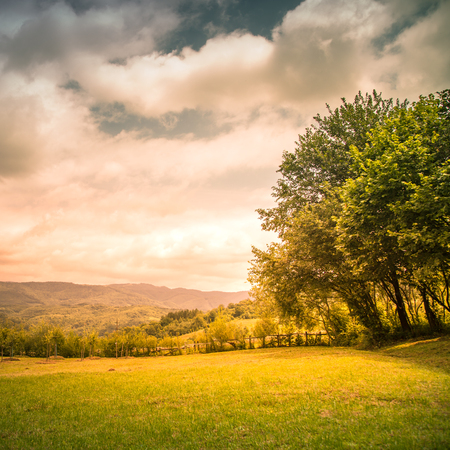
%> input picture imagen.png, 450 x 450 px
$ octave code.m   (GNU Octave 9; MATLAB toolbox functions it lacks are replaced by stand-ins)
%> lines starting %> are read from the running program, lines starting %| are printed output that depends on the picture
%% Conversión de imagen a dígitos decimales y reconstrucción con color
clear; clc; close all;

% 1. Cargar la imagen (debe estar en la misma carpeta o dar la ruta completa)
img = imread('imagen.png');
%> img is the input picture: size 450x450x3 uint8; mean R, G, B 178.1, 151, 92.5

% 2. Redimensionar la imagen para reducir la cantidad de dígitos
escala = 0.225; % Cambia este valor según la reducción deseada (por ejemplo, 0.25, 0.1, etc.)
img_resized = imresize(img, escala);
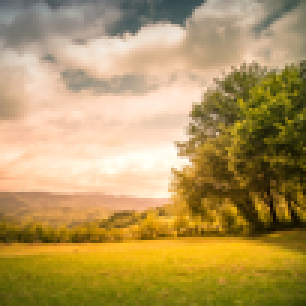
%> img_resized: size 102x102x3 uint8 (shown 3 times larger); mean R, G, B 178.1, 151, 92.5

% Obtener tamaño de la imagen
[rows, cols, channels] = size(img_resized); % Número de filas, columnas y canales
%> rows = 102; cols = 102; channels = 3
total_pixels = rows * cols;    % Número total de píxeles
%> total_pixels = 10404

% 3. Convertir cada píxel a una representación decimal
img_decimals_vector = '';
for c = 1:channels
    img_channel = img_resized(:,:,c);
    for i = 1:numel(img_channel)
        img_decimals_vector = strcat(img_decimals_vector, sprintf('%03d', img_channel(i)));
    end
end
%> this loop made 3 passes
%> pass 1, `img_channel = img_resized(:,:,c);`:
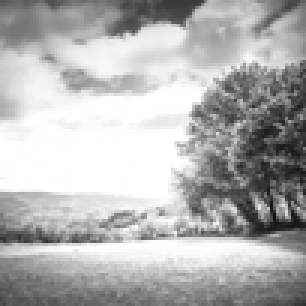
%> img_channel: size 102x102 uint8 (shown 3 times larger); min 15, max 255, mean 178.1
%> pass 2, `img_channel = img_resized(:,:,c);`:
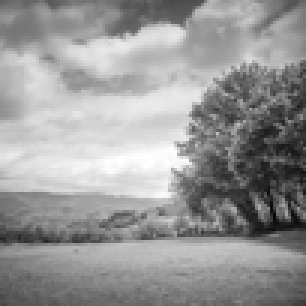
%> img_channel: size 102x102 uint8 (shown 3 times larger); min 6, max 255, mean 151
%> pass 3, `img_channel = img_resized(:,:,c);`:
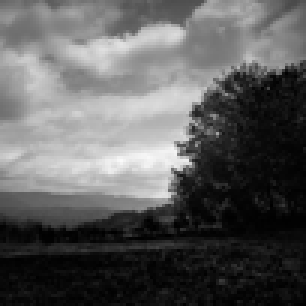
%> img_channel: size 102x102 uint8 (shown 3 times larger); min 0, max 250, mean 92.5

% 4. Mostrar información en consola
disp('=== Información de la Imagen ===');
fprintf('Tamaño de la imagen: %d x %d píxeles\n', rows, cols);
%| Tamaño de la imagen: 102 x 102 píxeles
fprintf('Total de píxeles: %d\n', total_pixels);
%| Total de píxeles: 10404
fprintf('Total de dígitos generados: %d\n', length(img_decimals_vector));
%| Total de dígitos generados: 93636

% 5. Mostrar los primeros 500 dígitos para no saturar
disp('Cadena de dígitos generada (primeros 500 dígitos):');
disp(img_decimals_vector(1:min(500, length(img_decimals_vector))));

% 6. Guardar la cadena de dígitos en un archivo de texto
fileID = fopen('imagen_decimales_color.txt','w');
fprintf(fileID, '%s', img_decimals_vector);
fclose(fileID);
disp('Cadena de dígitos guardada en imagen_decimales_color.txt');

% 7. Reconstrucción de la imagen desde los dígitos
decimals_reconstructed = zeros(rows, cols, channels, 'uint8');
for c = 1:channels
    start_idx = (c-1) * total_pixels * 3 + 1;
    end_idx = c * total_pixels * 3;
    decimals_channel = reshape(str2num(reshape(img_decimals_vector(start_idx:end_idx), 3, [])'), rows, cols);
    decimals_reconstructed(:,:,c) = uint8(decimals_channel);
end

% 8. Mostrar la imagen original, la redimensionada y la reconstruida
figure;
subplot(1,3,1); imshow(img); title('Imagen Original');
subplot(1,3,2); imshow(img_resized); title('Imagen Redimensionada');
subplot(1,3,3); imshow(decimals_reconstructed); title('Imagen Reconstruida desde Dígitos');

disp('Conversión de imagen a dígitos decimales y reconstrucción completada.');

% 9. Preparar la cadena formateada
cadena_final = ['a'*ones(1,70), img_decimals_vector, 'b'*ones(1,70)]; % Concatenar 111 a, dígitos, 111 b

% Verificar que tenga 26462 caracteres
if length(cadena_final) ~= 150800
%> (the run ends here)
